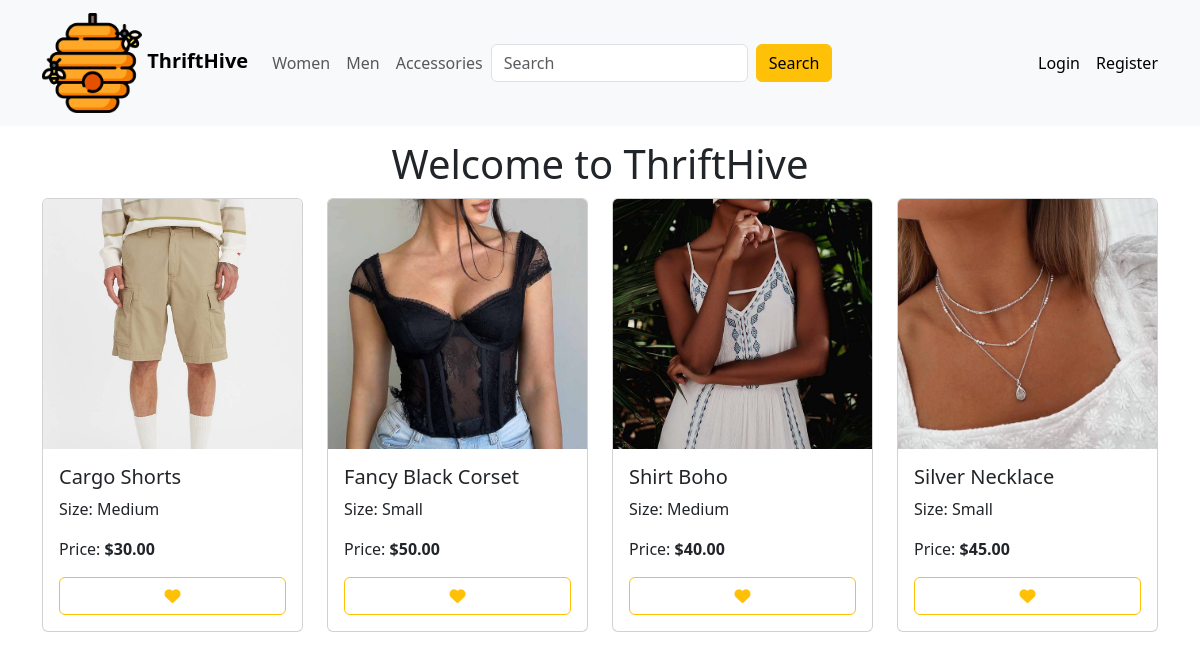
The page / on the database its author committed.
### store/models.py (models this page shows, shortened)
class Item(models.Model):
    SIZES = [
        ('small', 'Small'),
        ('medium', 'Medium'),
        ('large', 'Large'),
    ]
    CATEGORIES = [
        ('women', 'Women'),
        ('men', 'Men'),
        ('accessories', 'Accessories'),
    ]
    STATUS = [
        ('available', 'Available'),
        ('sold', 'Sold'),
        ('in_cart', 'In Cart'),
    ]
    name = models.CharField(max_length=50)
    image = models.ImageField(upload_to="imgs/", blank=False, null=False)
    category = models.CharField(max_length=20, choices=CATEGORIES)
    size = models.CharField(max_length=10, choices=SIZES)
    price = models.DecimalField(max_digits=10, decimal_places=2, blank=False, null=False)
    description = models.TextField(blank=True, null=True)
    status = models.CharField(max_length=10, choices=STATUS, default='available')

### store/views.py (the view)
# urls.py: 2. Add a URL to urlpatterns:  path('', views.home, name='home')
def home(request, category=None):
    search = request.GET.get('search')
    cart = None
    if request.user.is_authenticated:
        cart, cart_created = Cart.objects.get_or_create(user=request.user)
        try:
            items = Item.objects.all()
            user_store = Store.objects.get(owner=request.user)
            items = items.exclude(id__in=user_store.items.all())
        except Store.DoesNotExist:
            items = Item.objects.all()
    else:
        items = Item.objects.all()
    if category:
        items = items.filter(category=category)
        category = True
    if search:
        items = items.filter(Q(name__icontains=search))
    return render(request, 'home.html',{'items':items,'category': category,'search': search,'cart': cart})

### store/templates/home.html (shortened to what this page needs)
{% extends 'index.html' %}
{% block content %}
<div class="container mt-2">
    {% if items %}
        {% if category %}
            <div class="fs-1 text-center mb-1">{{ items.0.get_category_display }}</div>
        {% elif search %}
            <div class="fs-1 text-center mb-1">Search: {{ search }}</div>
        {% else %}
            <div class="fs-1 text-center mb-1">Welcome to ThriftHive</div>
        {% endif %}
        <div class="row">
            {% for item in items %}
            {% if item.status == 'available' or item.status == 'in_cart' and cart.user == user %}
            <div class="col-md-3 mb-3">
                <div class="card">
                    <a href="{% url 'item_view' id=item.id %}" class="text-reset text-decoration-none">
                    <img class="card-img-top" src="{{ item.image.url }}" alt="{{ item.name }}">
                    <div class="card-body">
                        <h5 class="card-title">{{ item.name }}</h5>
                        </a>
                        <p class="card-size">Size: {{ item.get_size_display }}</p>
                        <p class="card-price">Price: <strong>${{ item.price }}</strong></p>
                        <form action="{% url 'add_to_cart' item.id %}" method="POST">
                            {% if item.status == 'available' %}
                                <button type="submit" class="btn btn-outline-warning w-100"><i class="fa-solid fa-heart"></i></button>
                            {% elif item.status == 'in_cart' %}
                                <button type="submit" class="btn btn-warning w-100"><i class="fa-solid fa-heart"></i></button>
                            {% endif %}
                        </form>
                    </div>
                </div>
            </div>
            {% endif %}
            {% endfor %}
    {% else %}
        <div class="fs-1 text-center mb-1">There are no items here currently!</div>
    {% endif %}
{% endblock %}

### store/static/style.css (style rules this page uses)
.card-img-top { object-fit: cover; object-position: center top; height: 250px; }
.card { transition: background-color 0.3s ease-in-out; }

### rows shown on the page
Item: image (picture), name "Cargo Shorts", size "Medium", price "30.00", status "available" (drawn)
Item: image (picture), name "Fancy Black Corset", size "Small", price "50.00", status "available" (drawn)
Item: image (picture), name "Shirt Boho", size "Medium", price "40.00", status "available" (drawn)
Item: image (picture), name "Silver Necklace", size "Small", price "45.00", status "available" (drawn)
